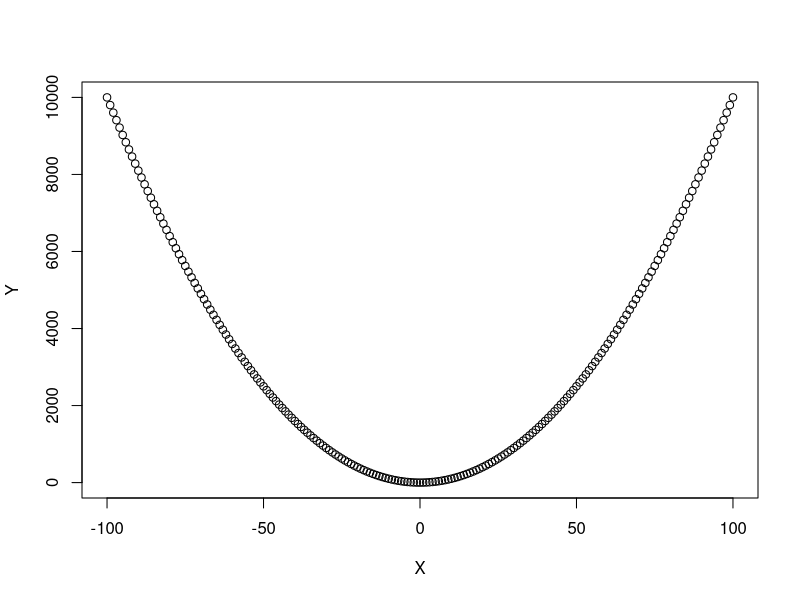
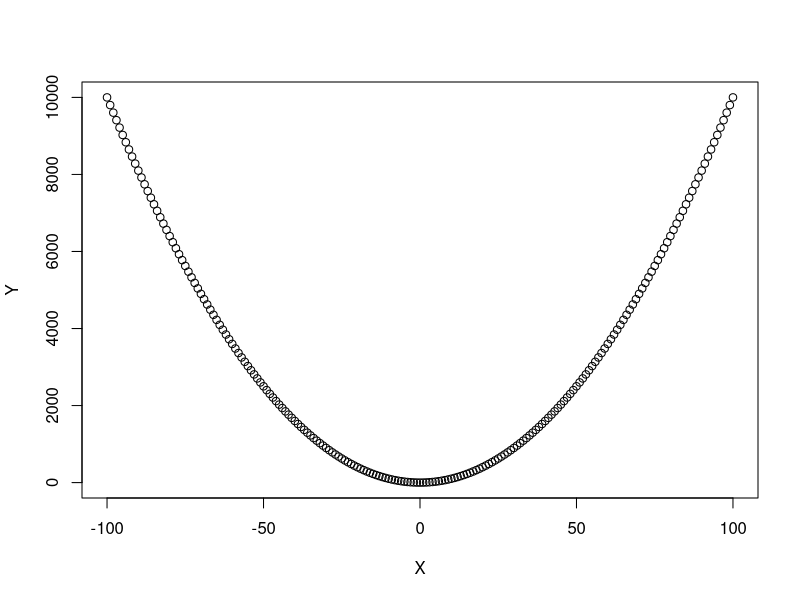
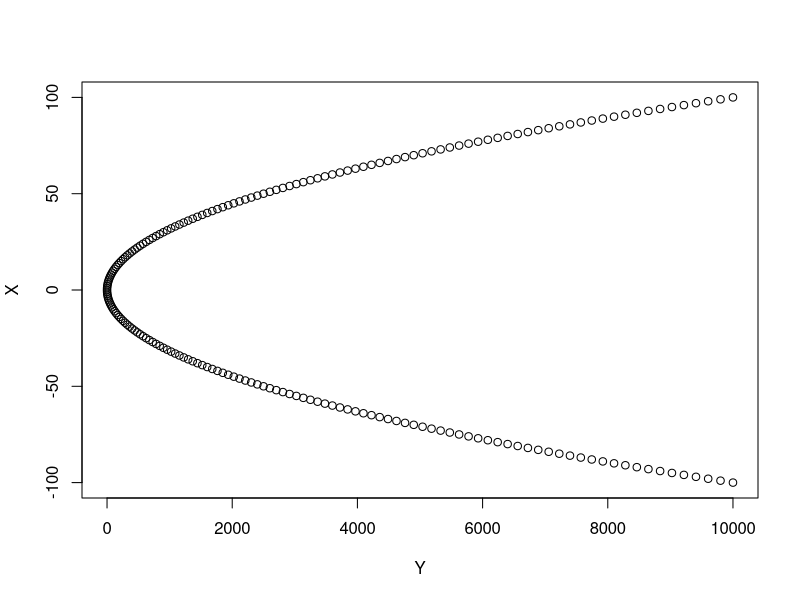

The R source for these figures, in order: (Note: this script raises an error after producing the figures.)
# 02_01 Diorectories ----
#
#This is to show how you change directories
getwd() #this is my working directory
#I save it in an oboject
wd <- getwd()

#I create a new directory within
dir.create("brol2")

#I use it now as my working dirceory
newdirectory <- paste0(wd, "/brol2")

setwd(newdirectory)


# 02_02 Naming convention ----

#Naming of objects is case sensistive
Sam <- 3
sam <- 2
SamFromLux <- Sam + sam
Sam_from_lux <- Sam - sam


#02_03 understanding functionarguments----
#
## A sequence of numbers and plot of the sqaure function
#All those 4 are equivalent
X <- -100:100
X <- seq(-100,100,1)
X <- seq(from=-100,to=100,by=1)
X <- seq(to=100,by=1,from=-100)
X

Y<-X^2
Y

plot(x=X,y=Y)
plot(X,Y)

#Not the same as
plot(Y,X) 
#which can manually export as pdf or png


#02_04 Errors and Warnings ----
# example warnin when taking sqrt of negative number
# 
sqrt(X) # is a warning that NAN are produced because of negative numbers

plot(X,Y,Z) #is an erro because Z does not exist


#02_05 Saving text to text file

a_sentence<-paste("Vaishnavi computed the standard deviation of Y , which is equal to ",sd(Y))
cat(a_sentence,file="brol/brol2/a_sentence.txt",append = TRUE)
